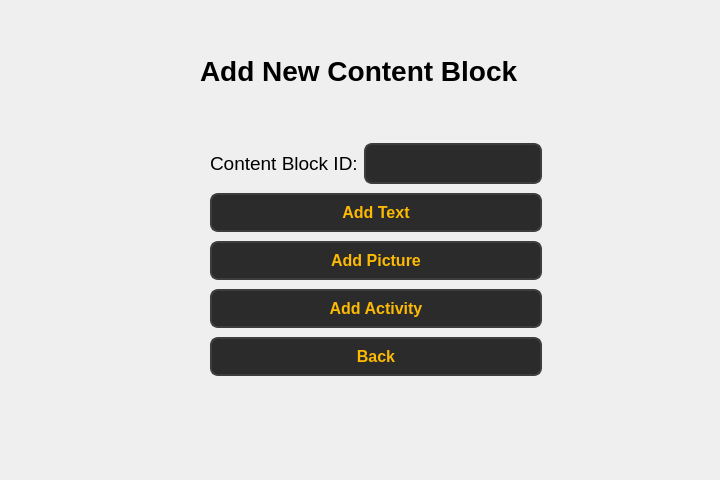
<?xml version="1.0" encoding="UTF-8"?>
<ui version="4.0">
 <class>Form</class>
 <widget class="QWidget" name="Form">
  <property name="geometry">
   <rect>
    <x>0</x>
    <y>0</y>
    <width>720</width>
    <height>480</height>
   </rect>
  </property>
  <property name="windowTitle">
   <string>Form</string>
  </property>
  <widget class="QWidget" name="layoutWidget">
   <property name="geometry">
    <rect>
     <x>210</x>
     <y>140</y>
     <width>332</width>
     <height>241</height>
    </rect>
   </property>
   <layout class="QVBoxLayout" name="verticalLayout">
    <item>
     <layout class="QHBoxLayout" name="horizontalLayout">
      <item>
       <widget class="QLabel" name="label_4">
        <property name="font">
         <font>
          <pointsize>14</pointsize>
         </font>
        </property>
        <property name="text">
         <string>Content Block ID:</string>
        </property>
       </widget>
      </item>
      <item>
       <widget class="QLineEdit" name="lineEdit_3">
        <property name="styleSheet">
         <string notr="true">QLineEdit {
        background-color: #2b2b2b;  /* Dark background */
        color: #fcba03;  /* Text color */
        border: 2px solid #3d3d3d;  /* Border color */
        border-radius: 8px;  /* Rounded corners */
        padding: 8px;  /* Padding inside the input field */
        font-size: 16px;  /* Font size */
        font-weight: bold;  /* Bold font */
    }

    QLineEdit:hover {
        background-color: #3d3d3d;  /* Background when hovered */
        border: 2px solid #fcba03;  /* Border color when hovered */
    }

    QLineEdit:focus {
        background-color: #1a1a1a;  /* Background when focused */
        border: 2px solid #fcba03;  /* Border color when focused */
        color: #ffffff;  /* Text color when focused */
    }</string>
        </property>
       </widget>
      </item>
     </layout>
    </item>
    <item>
     <layout class="QHBoxLayout" name="horizontalLayout_3">
      <item>
       <widget class="QPushButton" name="pushButton">
        <property name="styleSheet">
         <string notr="true">QPushButton {
        background-color: #2b2b2b;  
        color: #fcba03;              
        border: 2px solid #3d3d3d;      
        border-radius: 8px;          
        padding: 8px 16px;            
        font-size: 16px;            
        font-weight: bold;
    
    }

    QPushButton:hover {
        background-color: #fcba03;
		 color: #000000;
        border: 2px solid #5a5a5a;    
    }

    QPushButton:pressed {
        background-color: #1a1a1a;      
        border: 2px solid #2b2b2b;      
    }</string>
        </property>
        <property name="text">
         <string>Add Text</string>
        </property>
       </widget>
      </item>
     </layout>
    </item>
    <item>
     <widget class="QPushButton" name="pushButton_2">
      <property name="styleSheet">
       <string notr="true">QPushButton {
        background-color: #2b2b2b;  
        color: #fcba03;              
        border: 2px solid #3d3d3d;      
        border-radius: 8px;          
        padding: 8px 16px;            
        font-size: 16px;            
        font-weight: bold;
    
    }

    QPushButton:hover {
        background-color: #fcba03;
		 color: #000000;
        border: 2px solid #5a5a5a;    
    }

    QPushButton:pressed {
        background-color: #1a1a1a;      
        border: 2px solid #2b2b2b;      
    }</string>
      </property>
      <property name="text">
       <string>Add Picture</string>
      </property>
     </widget>
    </item>
    <item>
     <widget class="QPushButton" name="pushButton_3">
      <property name="styleSheet">
       <string notr="true">QPushButton {
        background-color: #2b2b2b;  
        color: #fcba03;              
        border: 2px solid #3d3d3d;      
        border-radius: 8px;          
        padding: 8px 16px;            
        font-size: 16px;            
        font-weight: bold;
    
    }

    QPushButton:hover {
        background-color: #fcba03;
		 color: #000000;
        border: 2px solid #5a5a5a;    
    }

    QPushButton:pressed {
        background-color: #1a1a1a;      
        border: 2px solid #2b2b2b;      
    }</string>
      </property>
      <property name="text">
       <string>Add Activity</string>
      </property>
     </widget>
    </item>
    <item>
     <widget class="QPushButton" name="pushButton_back">
      <property name="styleSheet">
       <string notr="true">QPushButton {
        background-color: #2b2b2b;  
        color: #fcba03;              
        border: 2px solid #3d3d3d;      
        border-radius: 8px;          
        padding: 8px 16px;            
        font-size: 16px;            
        font-weight: bold;
    
    }

    QPushButton:hover {
        background-color: #fcba03;
		 color: #000000;
        border: 2px solid #5a5a5a;    
    }

    QPushButton:pressed {
        background-color: #1a1a1a;      
        border: 2px solid #2b2b2b;      
    }</string>
      </property>
      <property name="text">
       <string>Back</string>
      </property>
     </widget>
    </item>
   </layout>
  </widget>
  <widget class="QLabel" name="label">
   <property name="geometry">
    <rect>
     <x>200</x>
     <y>50</y>
     <width>321</width>
     <height>41</height>
    </rect>
   </property>
   <property name="font">
    <font>
     <pointsize>21</pointsize>
     <bold>true</bold>
    </font>
   </property>
   <property name="text">
    <string>Add New Content Block</string>
   </property>
  </widget>
 </widget>
 <resources/>
 <connections/>
</ui>
